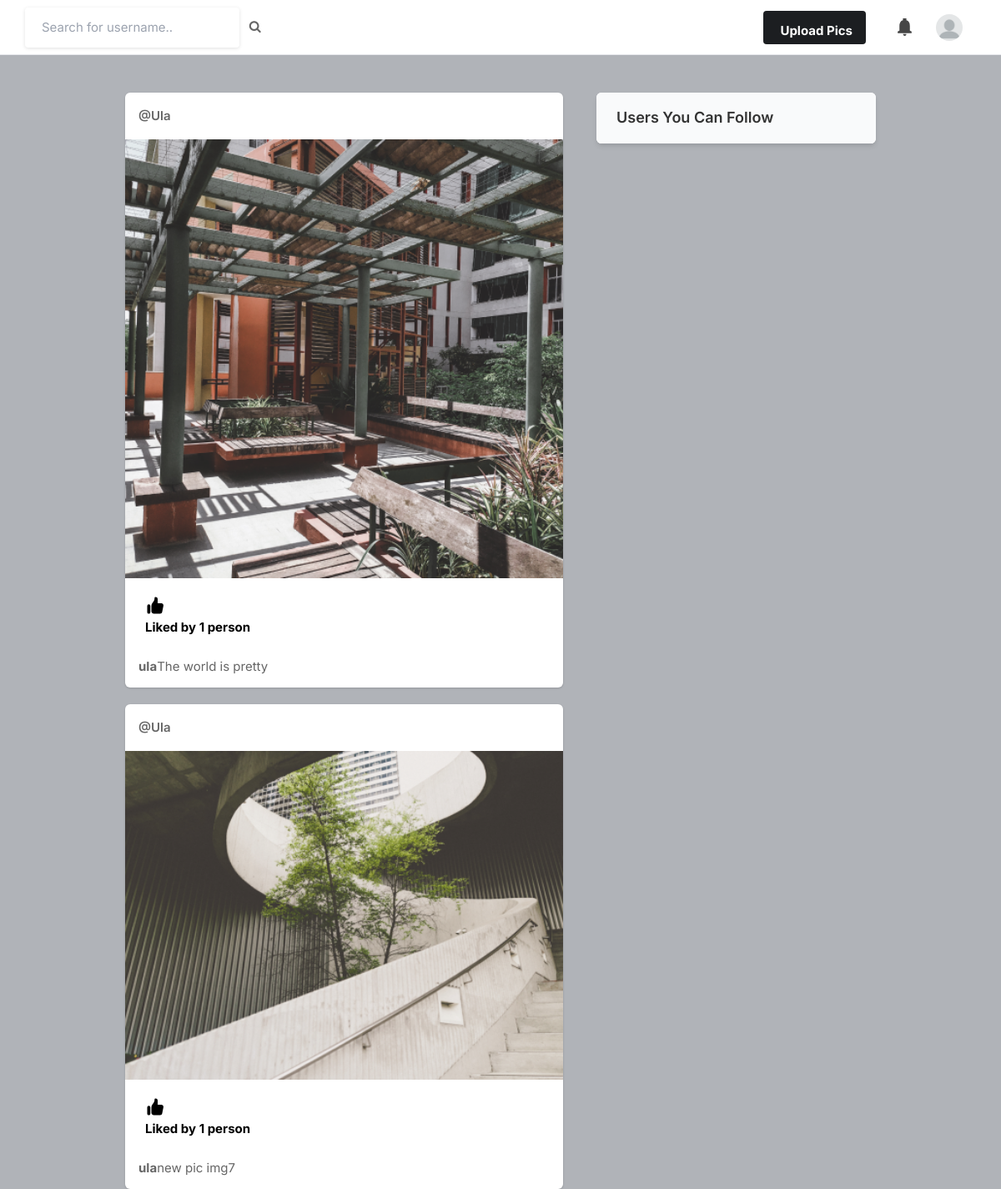
The page / (signed in) on the database as committed earlier.
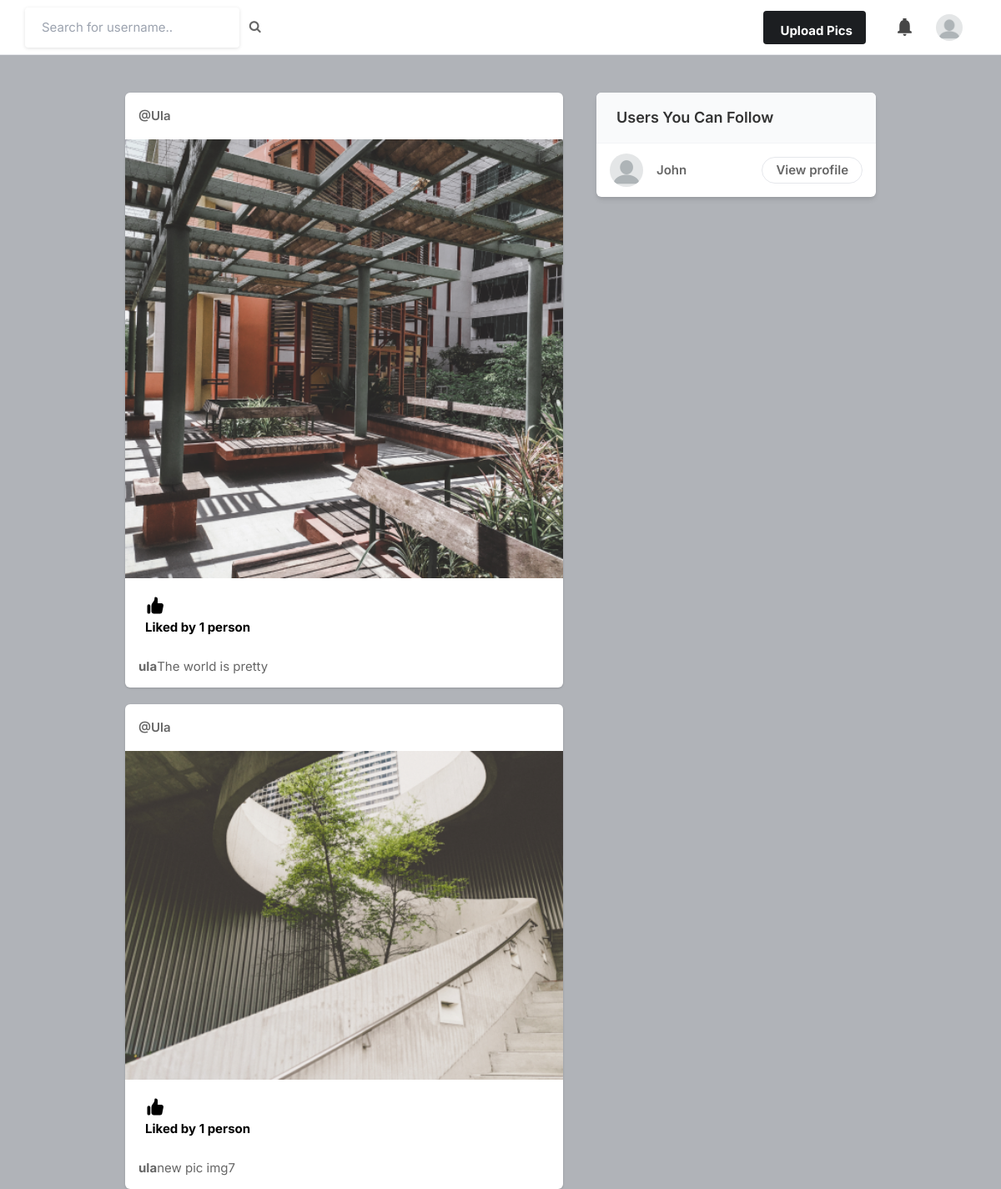
The same page on the database as committed later.
### core/models.py (models this page shows, shortened)
class Profile(models.Model):
    user = models.ForeignKey(User, on_delete=models.CASCADE)
    id_user = models.IntegerField()
    bio = models.TextField(blank=True) #allow to be blank
    profileimg = models.ImageField(upload_to='profile_images', default='blank-profile-picture.png')
    location = models.CharField(max_length=100, blank=True)

class Post(models.Model):
    id = models.UUIDField(primary_key=True, default=uuid.uuid4)
    user = models.CharField(max_length=100)
    image = models.ImageField(upload_to='post_images')
    caption = models.TextField()
    created_at = models.DateTimeField(default=datetime.now)
    no_of_likes = models.IntegerField(default=0)

### core/views.py (the view)
# urls.py: path('', views.index, name='index'),
@login_required(login_url='signin')
def index(request):
    user_object = User.objects.get(username=request.user.username)
    user_profile = Profile.objects.get(user=user_object)
    user_following_list = []
    feed = []
    user_following = FollowersCount.objects.filter(follower= request.user.username)
    for users in user_following:
        user_following_list.append(users.user)
    for usernames in user_following_list:
        feed_lists = Post.objects.filter(user=usernames)
        feed.append(feed_lists)
    feed_list = list(chain(*feed))
    all_users = User.objects.all()
    user_following_all = []
    for user in user_following:
        user_list = User.objects.get(username=user.user)
        user_following_all.append(user_list)
    new_suggestion_list = [x for x in list(all_users) if (x not in list(user_following_all))]
    current_user = User.objects.filter(username=request.user.username)
    final_suggestions_list = [x for x in list(new_suggestion_list) if (x not in list(current_user))]
    random.shuffle(final_suggestions_list)
    username_profile = []
    username_profile_list = []
    for users in final_suggestions_list:
        username_profile.append(users.id)
    for ids in username_profile:
        final_profile_lists = Profile.objects.filter(id_user=ids)
        username_profile_list.append(final_profile_lists)
    suggestion_profile_list = list(chain(*username_profile_list))
    return render(request, 'index.html', {'user_profile':user_profile, 'posts':feed_list, "suggestion_profile_list": suggestion_profile_list[:4]})

### templates/index.html (shortened to what this page needs)
{% load static %}
<!DOCTYPE html>
<html lang="en">
<head>
    <link rel="stylesheet" href="{% static 'assets/css/icons.css' %}">
    <link rel="stylesheet" href="{% static 'assets/css/uikit.css' %}">
    <link rel="stylesheet" href="{% static 'assets/css/style.css' %}">
    <link rel="stylesheet" href="{% static 'assets/css/tailwind.css' %}">
    <link rel="stylesheet" href="https://cdnjs.cloudflare.com/ajax/libs/font-awesome/4.7.0/css/font-awesome.min.css">
</head>
<body>
            <header>
                <div class="header_inner">
                    <div class="left-side">
                        <form action='/search' method="POST">
                        <div class="left-side">
                            <input type="text" name="username" placeholder="Search for username..">&nbsp; &nbsp;
                            <button type="submit"><i class="fa fa-search fa-1x"></i></button>
                        </div>
                    </div>
                    <div class="right-side lg:pr-4">
                        <a href="#"
                            class="bg-pink-500 flex font-bold hidden hover:bg-pink-600 hover:text-white inline-block items-center lg:block max-h-10 mr-4 px-4 py-2 rounded shado text-white">
                              Upload Pics
                        </a>
                        <a href="#" class="header-links-item">
                        </a>
                        <a href="#">
                            <img src="{{user_profile.profileimg.url}}" class="header-avatar" alt="">
                        </a>
                    </div>
                </div>
            </header>
            <div class="container m-auto">
                <div class="lg:flex justify-center lg:space-x-10 lg:space-y-0 space-y-5">
                    <div class="space-y-5 flex-shrink-0 lg:w-7/12">
                        {% for post in posts reversed %}
                        <div class="bg-white shadow rounded-md  -mx-2 lg:mx-0">
                            <div class="flex justify-between items-center px-4 py-3">
                                <div class="flex flex-1 items-center space-x-4">
                                    <span class="block capitalize font-semibold "><a href="/profile/{{post.user}}">@{{post.user}}</a></span>
                                </div>
                              <div>
                                <a href="#"> <i class="icon-feather-more-horizontal text-2xl hover:bg-gray-200 rounded-full p-2 transition -mr-1 "></i> </a>
                              </div>
                            </div>
                            <div uk-lightbox>
                                <a href="{{post.image.url}}">
                                    <img class="w-full" src="{{post.image.url}}" alt="">
                                </a>
                            </div>
                            <div class="py-3 px-4 space-y-3">
                                <div class="flex space-x-4 lg:font-bold">
                                    <a href="/like-post?post_id={{post.id}}" class="flex items-center space-x-2">
                                        <div class="p-2 rounded-full text-black">
                                            {% if post.no_of_likes == 0%}
                                            <p>No likes</p>
                                            {% elif post.no_of_likes == 1%}
                                            <p>Liked by {{post.no_of_likes}} person</p>
                                            {% else %}
                                            <p>Liked by {{post.no_of_likes}} people</p>
                                            {% endif %}
                                        </div>
                                    </a>
                                </div>
                                <p>
                                    <a href="/profile/{{post.user}}"><strong>{{post.user}}</strong></a>{{post.caption}}
                                </p>
                            </div>
                        </div>
                        {% endfor %}
                    </div>
                    <div class="lg:w-5/12">
                        <div class="bg-white  shadow-md rounded-md overflow-hidden">
                            <div class="bg-gray-50  border-b border-gray-100 flex items-baseline justify-between py-4 px-6 ">
                                <h2 class="font-semibold text-lg">Users You Can Follow</h2>
                            </div>
                            <div class="divide-gray-300 divide-gray-50 divide-opacity-50 divide-y px-4 ">
                                {% for suggestion in suggestion_profile_list %}
                                <div class="flex items-center justify-between py-3">
                                    <div class="flex flex-1 items-center space-x-4">
                                        <a href="profile.html">
                                            <img src="{{suggestion.profileimg.url}}" class="bg-gray-200 rounded-full w-10 h-10">
                                        </a>
                                        <div class="flex flex-col">
                                            <span class="block capitalize font-semibold"> {{suggestion.user}} </span>
                                        </div>
                                    </div>
                                    <a href="/profile/{{suggestion.user}}" class="border border-gray-200 font-semibold px-4 py-1 rounded-full hover:bg-pink-600 hover:text-white hover:border-pink-600 "> View profile </a>
                                </div>
                                {% endfor %}
                            </div>
                        </div>
                    </div>
                </div>
            </div>
</body>
</html>

### static/assets/css/style.css (style rules this page uses)
body { background-color: #B0B3B8!important; }
button { vertical-align: middle; }
input { height: 48px; line-height: 48px; padding: 0 20px; outline: none; font-size: 15px; color: #808080; max-width: 100%; width: 100%; -webkit-box-sizing: border-box; box-sizing: border-box; display: block; font-weight: 400; opacity: 1; border-radius: 4px; border: none; -webkit-box-shadow: 0 1px 4px 0px rgba(0, 0, 0, 0.12); box-shadow: 0 1px 4px 0px rgba(0, 0, 0, 0.12); }
input[type="text"], input[type="password"], input[type="email"], input[type="number"] { height: 48px; line-height: 48px; padding: 0 20px; outline: none; font-size: 15px; color: #808080; max-width: 100%; width: 100%; -webkit-box-sizing: border-box; box-sizing: border-box; display: block; font-weight: 400; opacity: 1; border-radius: 4px; border: none; -webkit-box-shadow: 0 1px 4px 0px rgba(0, 0, 0, 0.12); box-shadow: 0 1px 4px 0px rgba(0, 0, 0, 0.12); }
input { -webkit-transition: all 0.1s ease-in-out; transition: all 0.1s ease-in-out; }
::placeholder { color: #808080; opacity: 1; }
button { border: none; margin: 0; padding: 0; width: auto; overflow: visible; background: transparent; color: inherit; font: inherit; line-height: normal; cursor: pointer; }
a { color: #be185d; -webkit-transition: 0.3s; transition: 0.3s; outline: none !important; }
button { outline: none !important; }
img { max-width: 100%; }
body { color: #666; font-size: 15px; line-height: 27px; background-color: #f0f2f5; font-family: "Inter", sans-serif; text-transform: none; }
body p { font-size: 15px; line-height: 27px; }
h1, h2, h3, h4, h5, h6 { font-family: "Inter", sans-serif; text-transform: none; }
input[type="text"], input[type="password"], input[type="email"] { font-family: "Inter", sans-serif; text-transform: none; }
button, body .pac-container { font-family: "Inter", sans-serif; text-transform: none; }
h1, h2, h3, h4, h5, h6 { color: #333; font-weight: 500; margin: 0; padding: 0; }
h2 { font-size: 26px; }
b, strong { font-weight: 700 !important; }
@media (min-width: 1024px) { .container { max-width: 900px !important; padding-top: 45px; } }
header { background-color: #fff; left: 0; right: 0; top: 0; z-index: 99; height: 66px; display: -webkit-box; display: -ms-flexbox; display: flex; -webkit-box-align: center; -ms-flex-align: center; align-items: center; border-bottom: 1px solid #e5e7eb; }
header .header_inner { display: -webkit-box; display: -ms-flexbox; display: flex; -webkit-box-align: center; -ms-flex-align: center; align-items: center; max-width: 1090px; margin: auto; width: 100%; max-width: 100% !important; padding: 0 30px; }
header .header_inner .left-side { display: -webkit-box; display: -ms-flexbox; display: flex; -webkit-box-align: center; -ms-flex-align: center; align-items: center; }
header .header_inner .right-side { display: -webkit-box; display: -ms-flexbox; display: flex; -webkit-box-align: center; -ms-flex-align: center; align-items: center; -webkit-box-pack: end; -ms-flex-pack: end; justify-content: flex-end; margin-left: auto; }
header .header_inner .right-side .header-links-item { padding: 10px; margin-left: 8px; }
header .header_inner .right-side .header-links-item svg { width: 25px; height: 25px; color: #464646; }
header .header_inner .right-side .header-avatar { width: 32px; height: 32px; border-radius: 100%; margin-left: 15px; }

Rows that differ between the two databases and show on the page:
added Profile: profileimg (placeholder picture), user "John"
